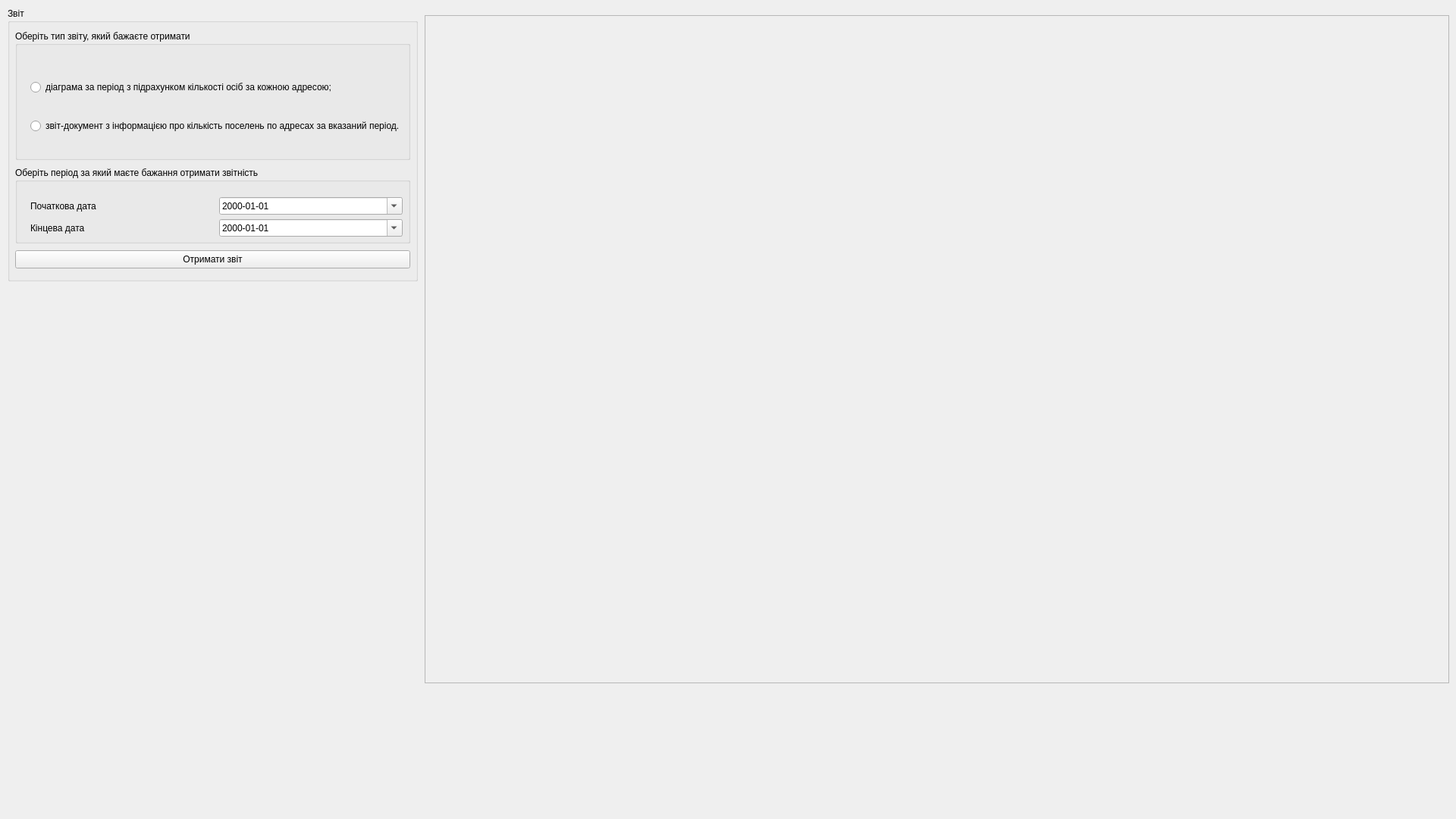
<?xml version="1.0" encoding="UTF-8"?>
<ui version="4.0">
 <class>ReportWindow</class>
 <widget class="QWidget" name="ReportWindow">
  <property name="geometry">
   <rect>
    <x>0</x>
    <y>0</y>
    <width>1920</width>
    <height>1080</height>
   </rect>
  </property>
  <property name="windowTitle">
   <string>Form</string>
  </property>
  <property name="windowIcon">
   <iconset resource="icons.qrc">
    <normaloff>:/icons/stats_icon.png</normaloff>:/icons/stats_icon.png</iconset>
  </property>
  <widget class="QGroupBox" name="groupBox_1">
   <property name="geometry">
    <rect>
     <x>10</x>
     <y>10</y>
     <width>541</width>
     <height>361</height>
    </rect>
   </property>
   <property name="title">
    <string>Звіт</string>
   </property>
   <widget class="QGroupBox" name="groupBox_3">
    <property name="geometry">
     <rect>
      <x>10</x>
      <y>210</y>
      <width>521</width>
      <height>101</height>
     </rect>
    </property>
    <property name="title">
     <string>Оберіть період за який маєте бажання отримати звітність</string>
    </property>
    <widget class="QWidget" name="layoutWidget">
     <property name="geometry">
      <rect>
       <x>20</x>
       <y>40</y>
       <width>491</width>
       <height>52</height>
      </rect>
     </property>
     <layout class="QGridLayout" name="gridLayout">
      <item row="0" column="0">
       <widget class="QLabel" name="label">
        <property name="text">
         <string>Початкова дата</string>
        </property>
       </widget>
      </item>
      <item row="0" column="1">
       <widget class="QDateEdit" name="startDateEdit">
        <property name="showGroupSeparator" stdset="0">
         <bool>false</bool>
        </property>
        <property name="displayFormat">
         <string>yyyy-MM-dd</string>
        </property>
        <property name="calendarPopup">
         <bool>true</bool>
        </property>
       </widget>
      </item>
      <item row="1" column="0">
       <widget class="QLabel" name="label_2">
        <property name="text">
         <string>Кінцева дата</string>
        </property>
       </widget>
      </item>
      <item row="1" column="1">
       <widget class="QDateEdit" name="endDateEdit">
        <property name="displayFormat">
         <string>yyyy-MM-dd</string>
        </property>
        <property name="calendarPopup">
         <bool>true</bool>
        </property>
       </widget>
      </item>
     </layout>
    </widget>
   </widget>
   <widget class="QPushButton" name="pushButton">
    <property name="geometry">
     <rect>
      <x>10</x>
      <y>320</y>
      <width>521</width>
      <height>24</height>
     </rect>
    </property>
    <property name="text">
     <string>Отримати звіт</string>
    </property>
   </widget>
   <widget class="QGroupBox" name="groupBox_2">
    <property name="geometry">
     <rect>
      <x>10</x>
      <y>30</y>
      <width>521</width>
      <height>171</height>
     </rect>
    </property>
    <property name="title">
     <string>Оберіть тип звіту, який бажаєте отримати</string>
    </property>
    <widget class="QWidget" name="layoutWidget">
     <property name="geometry">
      <rect>
       <x>20</x>
       <y>40</y>
       <width>487</width>
       <height>121</height>
      </rect>
     </property>
     <layout class="QVBoxLayout" name="verticalLayout">
      <item>
       <widget class="QRadioButton" name="radioButton_2">
        <property name="text">
         <string>діаграма за період з підрахунком кількості осіб за кожною адресою;</string>
        </property>
       </widget>
      </item>
      <item>
       <widget class="QRadioButton" name="documentRadioButton">
        <property name="text">
         <string>звіт-документ з інформацією про кількість поселень по адресах за вказаний період.</string>
        </property>
       </widget>
      </item>
     </layout>
    </widget>
   </widget>
  </widget>
  <widget class="QFrame" name="barChartFrame">
   <property name="geometry">
    <rect>
     <x>560</x>
     <y>20</y>
     <width>1351</width>
     <height>881</height>
    </rect>
   </property>
   <property name="frameShape">
    <enum>QFrame::StyledPanel</enum>
   </property>
   <property name="frameShadow">
    <enum>QFrame::Raised</enum>
   </property>
  </widget>
  <widget class="QFrame" name="barChartFrame_2">
   <property name="geometry">
    <rect>
     <x>560</x>
     <y>20</y>
     <width>1351</width>
     <height>881</height>
    </rect>
   </property>
   <property name="frameShape">
    <enum>QFrame::StyledPanel</enum>
   </property>
   <property name="frameShadow">
    <enum>QFrame::Raised</enum>
   </property>
  </widget>
 </widget>
 <resources>
  <include location="icons.qrc"/>
 </resources>
 <connections/>
</ui>
